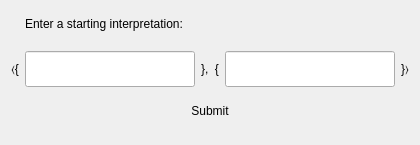
<?xml version="1.0" encoding="UTF-8"?>
<ui version="4.0">
 <class>Dialog</class>
 <widget class="QDialog" name="Dialog">
  <property name="windowModality">
   <enum>Qt::NonModal</enum>
  </property>
  <property name="geometry">
   <rect>
    <x>0</x>
    <y>0</y>
    <width>420</width>
    <height>145</height>
   </rect>
  </property>
  <property name="sizePolicy">
   <sizepolicy hsizetype="Fixed" vsizetype="Fixed">
    <horstretch>0</horstretch>
    <verstretch>0</verstretch>
   </sizepolicy>
  </property>
  <property name="minimumSize">
   <size>
    <width>420</width>
    <height>145</height>
   </size>
  </property>
  <property name="maximumSize">
   <size>
    <width>420</width>
    <height>145</height>
   </size>
  </property>
  <property name="windowTitle">
   <string>Start with a non-empty interpretation</string>
  </property>
  <property name="modal">
   <bool>true</bool>
  </property>
  <layout class="QGridLayout" name="gridLayout" rowstretch="0,0,0,0" columnstretch="0,0,0,0,0">
   <property name="verticalSpacing">
    <number>0</number>
   </property>
   <item row="2" column="0">
    <widget class="QLabel" name="label_2">
     <property name="sizePolicy">
      <sizepolicy hsizetype="Fixed" vsizetype="Preferred">
       <horstretch>0</horstretch>
       <verstretch>0</verstretch>
      </sizepolicy>
     </property>
     <property name="text">
      <string>〈{</string>
     </property>
    </widget>
   </item>
   <item row="2" column="2">
    <widget class="QLabel" name="label_3">
     <property name="sizePolicy">
      <sizepolicy hsizetype="Fixed" vsizetype="Preferred">
       <horstretch>0</horstretch>
       <verstretch>0</verstretch>
      </sizepolicy>
     </property>
     <property name="text">
      <string>},  {</string>
     </property>
    </widget>
   </item>
   <item row="3" column="1" colspan="3">
    <widget class="QPushButton" name="submit_button">
     <property name="sizePolicy">
      <sizepolicy hsizetype="Minimum" vsizetype="Fixed">
       <horstretch>0</horstretch>
       <verstretch>0</verstretch>
      </sizepolicy>
     </property>
     <property name="minimumSize">
      <size>
       <width>0</width>
       <height>35</height>
      </size>
     </property>
     <property name="text">
      <string>Submit</string>
     </property>
     <property name="default">
      <bool>true</bool>
     </property>
     <property name="flat">
      <bool>true</bool>
     </property>
    </widget>
   </item>
   <item row="2" column="4">
    <widget class="QLabel" name="label_4">
     <property name="sizePolicy">
      <sizepolicy hsizetype="Fixed" vsizetype="Preferred">
       <horstretch>0</horstretch>
       <verstretch>0</verstretch>
      </sizepolicy>
     </property>
     <property name="text">
      <string>}〉</string>
     </property>
    </widget>
   </item>
   <item row="2" column="3">
    <widget class="QLineEdit" name="falses">
     <property name="minimumSize">
      <size>
       <width>0</width>
       <height>36</height>
      </size>
     </property>
     <property name="toolTip">
      <string>False atoms</string>
     </property>
    </widget>
   </item>
   <item row="2" column="1">
    <widget class="QLineEdit" name="truths">
     <property name="minimumSize">
      <size>
       <width>0</width>
       <height>36</height>
      </size>
     </property>
     <property name="toolTip">
      <string>True atoms</string>
     </property>
    </widget>
   </item>
   <item row="0" column="1" colspan="3">
    <widget class="QLabel" name="label">
     <property name="sizePolicy">
      <sizepolicy hsizetype="Preferred" vsizetype="Fixed">
       <horstretch>0</horstretch>
       <verstretch>0</verstretch>
      </sizepolicy>
     </property>
     <property name="text">
      <string>Enter a starting interpretation:
</string>
     </property>
     <property name="buddy">
      <cstring>truths</cstring>
     </property>
    </widget>
   </item>
  </layout>
 </widget>
 <tabstops>
  <tabstop>truths</tabstop>
  <tabstop>falses</tabstop>
  <tabstop>submit_button</tabstop>
 </tabstops>
 <resources/>
 <connections/>
</ui>
